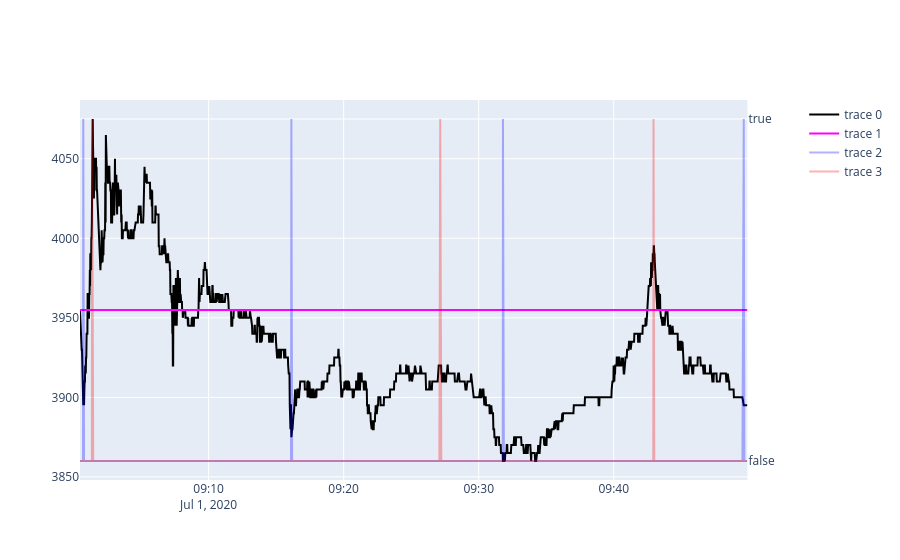

The cell this chart's notebook holds for it:
### Code cell
from plotly.subplots import make_subplots
open_y = np.full((len(datetime_arr),), tick_tracker.open)
fig = make_subplots(specs=[[{"secondary_y": True}]])
fig.add_trace(go.Scatter(x=datetime_arr, y=close_arr, line=dict(color='black')), secondary_y=False)
fig.add_trace(go.Scatter(x=datetime_arr, y=open_y, line=dict(color='magenta')), secondary_y=False)
fig.add_trace(go.Scatter(x=datetime_arr, y=support, opacity=0.3, line=dict(color='blue')), secondary_y=True,)
fig.add_trace(go.Scatter(x=datetime_arr, y=resistance, opacity=0.3, line=dict(color='red')), secondary_y=True,)
fig.show()

### Figure 1 — Plotly figure (JSON) as saved in the notebook; plotly's stock layout.template omitted (floating-point values rounded to 4 significant figures; data arrays with more than 128 entries replaced by an {"elided": "..."} marker saying what was removed)
{"data": [{"line": {"color": "black"}, "type": "scatter", "x": {"elided": "1961 str values"}, "xaxis": "x", "y": {"elided": "1961 int values"}, "yaxis": "y"}, {"line": {"color": "magenta"}, "type": "scatter", "x": {"elided": "1961 str values"}, "xaxis": "x", "y": {"elided": "1961 int values"}, "yaxis": "y"}, {"line": {"color": "blue"}, "opacity": 0.3, "type": "scatter", "x": {"elided": "1961 str values"}, "xaxis": "x", "y": {"elided": "1961 bool values"}, "yaxis": "y2"}, {"line": {"color": "red"}, "opacity": 0.3, "type": "scatter", "x": {"elided": "1961 str values"}, "xaxis": "x", "y": {"elided": "1961 bool values"}, "yaxis": "y2"}], "layout": {"xaxis": {"anchor": "y", "domain": [0, 0.94]}, "yaxis": {"anchor": "x", "domain": [0, 1]}, "yaxis2": {"anchor": "x", "overlaying": "y", "side": "right"}}}
